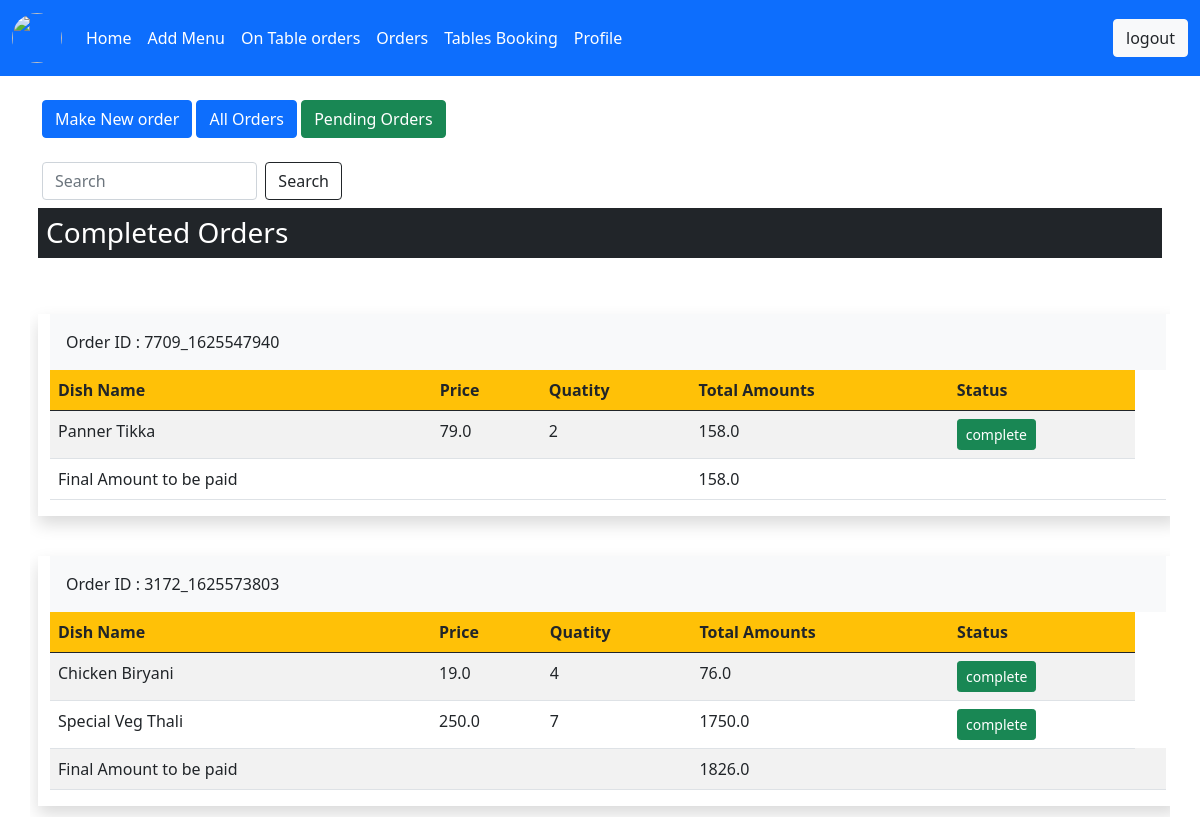
The page /restaurant/complete_order (signed in) on the database its author committed.
### restaurant/models.py (models this page shows, shortened)
class SaveOrders(models.Model):
    item_name=models.CharField(max_length=200)
    item_price=models.CharField(max_length=200)
    dish_type=models.CharField(max_length=200)
    quantity=models.CharField(max_length=200)
    orderid=models.CharField(max_length=200)
    restaurant_id = models.ForeignKey(restaurant, on_delete=models.CASCADE)
    total=models.CharField(max_length=200,blank=True)
    status=models.CharField(max_length=200,default='pending')

class FinalAmount(models.Model):
    orderid=models.CharField(max_length=200)
    restaurant_id = models.ForeignKey(restaurant, on_delete=models.CASCADE)
    final_price=models.CharField(max_length=200)

### restaurant/views.py (the view)
# urls.py: path('complete_order', views.complete_order, name="complete_order"),
def complete_order(request):
    if 'restaurant_email' in request.session:
        if 'search' in request.POST:
            search=request.POST['search']
            id = restaurant.objects.get(restaurant_email=request.session['restaurant_email'])
            orderid = SaveOrders.objects.filter(status='complete', restaurant_id=id,orderid__icontains=search).values('orderid').distinct()
            complete_orders = SaveOrders.objects.filter(status='complete')
            finalprice = FinalAmount.objects.filter(restaurant_id=id)
        else:
            id = restaurant.objects.get(restaurant_email=request.session['restaurant_email'])
            orderid = SaveOrders.objects.filter(status='complete', restaurant_id=id).values('orderid').distinct()
            complete_orders = SaveOrders.objects.filter(status='complete')
            finalprice = FinalAmount.objects.filter(restaurant_id=id)
        return render(request, "restaurant/complete_order.html",
                      {"complete_orders": complete_orders, "orderid": orderid, "finalprice": finalprice})
    else:
        messages.error(request, 'session expired ! Login Again')
        return redirect(login)

### templates/restaurant/complete_order.html (shortened to what this page needs)
{% extends 'restaurant/base.html' %}
{% block  content %}
<br>
    <div class="container">
       <a href="{% url 'make_new_order' %}" class="btn btn-primary">Make New order </a>
               <a href="{% url 'table' %}" class="btn btn-primary">All Orders</a>
               <a href="{% url 'pending_order' %}" class="btn btn-success">Pending Orders </a>
<br><br>
<form class="d-flex" style="max-width: 300px;" action="{% url 'pending_order' %}" method="post" >
      <input class="form-control me-2" type="search" name="search" placeholder="Search" aria-label="Search">
      <button class="btn btn-outline-dark" type="submit">Search</button>
    </form>
    </div>
    <div class="container p-2"><h3 class="bg-dark p-2" style="color:white">Completed Orders</h3></div>
    <br>
    {% for orderid in orderid  %}
    <div class="container">
        <div class="row" style="overflow: auto">
 <div class="col-lg-12 shadow  m-2" >
 <div class="bg-light p-3 " >Order ID : {{ orderid.orderid }}</div>
               <table class="table table-striped" >
                  <thead class="bg-warning ">
                  <tr>
                      <th scope="col">Dish Name</th>
                        <th scope="col">Price</th>
                        <th scope="col">Quatity</th>
                        <th scope="col">Total Amounts</th>
                        <th scope="col">Status</th>
                    </tr>
                  </thead>
                  <tbody>
                  {% for complete_order in complete_orders %}
{% ifequal complete_order.orderid orderid.orderid %}
                    <tr>
<td>                        {{ complete_order.item_name }}</td>
<td>                        {{ complete_order.item_price }}</td>
                        <td>                        {{ complete_order.quantity }}</td>
                        <td>                        {{ complete_order.total }}</td>
                        <td><a href="#" class="btn btn-sm btn-success">{{ complete_order.status }}</a></td>
                       </tr>
                      {% endifequal %}
                  {% endfor %}
                  <tr><td>Final Amount to be paid</td><td></td><td></td>
                  {% for finalprice in finalprice %}{% ifequal finalprice.orderid orderid.orderid %}
<td>{{ finalprice.final_price }}</td>{% endifequal %}{% endfor %}<td></td><td></td>
                  </tr>
                  </tbody>
                </table>
            </div>
        </div>
    </div>
{% endfor %}
{% endblock %}

### rows shown on the page
SaveOrders: item_name "Panner Tikka", item_price "79.0", quantity "2", total "158.0", status "complete"
FinalAmount: final_price "158.0"
SaveOrders: item_name "Chicken Biryani", item_price "19.0", quantity "4", total "76.0", status "complete"
SaveOrders: item_name "Special Veg Thali", item_price "250.0", quantity "7", total "1750.0", status "complete"
FinalAmount: final_price "1826.0"

### other values the page prints
{{ orderid.orderid }} "7709_1625547940" "3172_1625573803"
